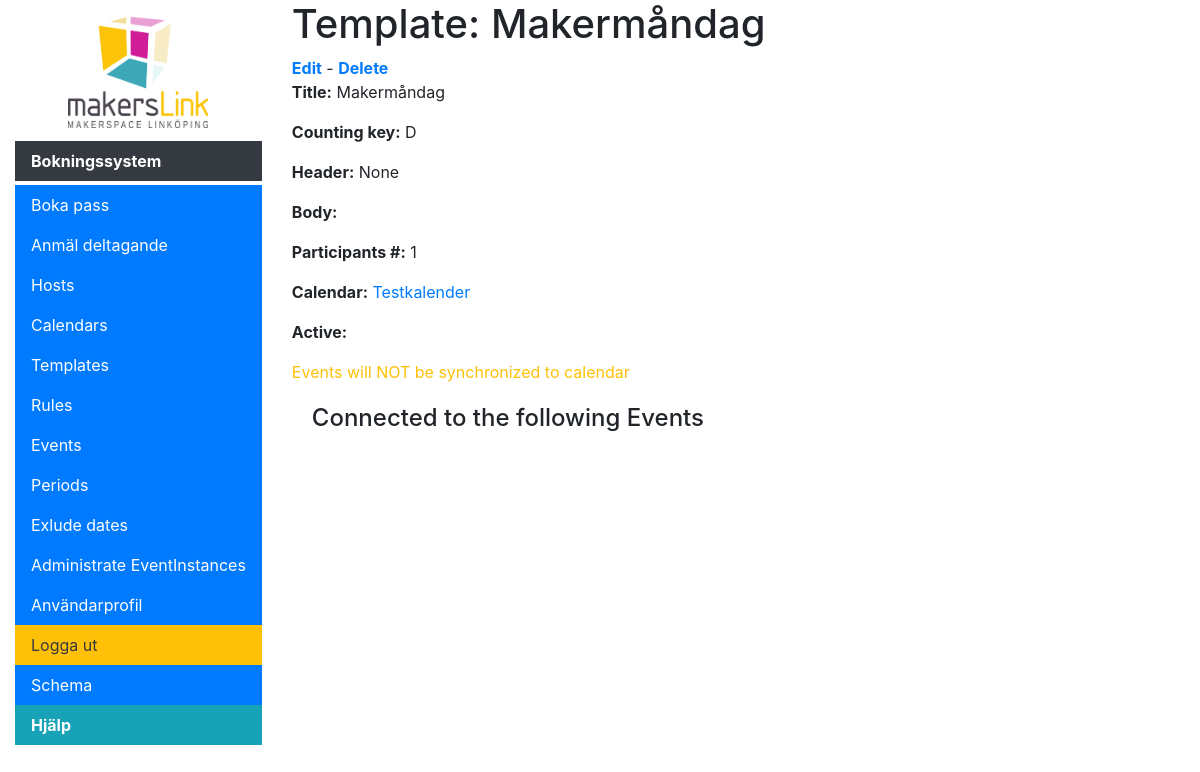
The app's page /scheduler/template/1 (signed in) with its own data.
### scheduler/models.py (models this page shows, shortened)
class EventTemplate(models.Model):
    name = models.CharField(max_length=50, help_text="Enter a human-friendly name for this template")
    count_key = models.CharField(max_length=1, help_text="Key displayed when counting participantcy", default = 'D')
    title = models.CharField(max_length=100, help_text="Enter title to be used for booking")
    header = models.CharField(max_length=200, help_text="Enter a, optional, header for the event to be inserted after the hosts name into the descriptionfield in the calendar event.", null=True, blank=True)
    body = models.TextField(max_length=1000, help_text="Enter a larger body of text to be inserted after the header in the description field in the calendar event", null=True, blank=True)
    num_participants = models.IntegerField(default = 0, help_text="Number of participants, -1 for infinite")
    calendar = models.ForeignKey('SchedulingCalendar', on_delete=models.SET_NULL, null=True, help_text="Select the calendar to sync events to.")
    synchronize = models.BooleanField(default=True, help_text="If active, scheduled events will be synced to Google calendar upon creation.")
    class Meta:
        ordering = ["name"]

class SchedulingCalendar(models.Model):
    TIMEZONES = (
        ("Europe/Stockholm", "Europe/Stockholm"),
    )
    id = models.UUIDField(primary_key=True, default=uuid.uuid4, editable=False, help_text="Unique ID for this calendar")
    name = models.CharField(max_length=50, help_text="Enter a human-friendly name for this Google Calendar")
    google_calendar_id = models.CharField(max_length=250, help_text="Enter a calendar id")
    service_account_username = models.CharField(max_length=250, help_text="Enter the username for the service account used")
    timezone = models.CharField(max_length=50, choices=TIMEZONES, help_text='Calendar timezone')
    service_account = models.FileField(storage=client_secret_fs, help_text='Upload client_secret json-file', null=True, blank=True)
    scope = models.TextField(default="https://www.googleapis.com/auth/calendar", help_text='Enter scope of api calls, change at your own risk')
    class Meta:
        ordering = ["name"]
    def get_absolute_url(self):
        return reverse('calendar-detail', args=[str(self.id)])
    def __str__(self):
        return self.name

### scheduler/views.py (the view)
# urls.py: path('template/<int:pk>', views.EventTemplateDetailView.as_view(), name='template-detail'),
class EventTemplateDetailView(UserIsStaffMixin, generic.DetailView):
    model = EventTemplate

### scheduler/context_processors.py (called while the page is built)
def extra_menu_processor(request):
    extra = {}
    if hasattr(settings, "MENU_TITLE"):
    	extra['menu_title'] = settings.MENU_TITLE
    if hasattr(settings, "LOGO"):
        extra['logo'] = settings.LOGO
    if hasattr(settings, "MENU_EXTRA"):
        extra['menu_extra'] = settings.MENU_EXTRA
    return extra

### scheduler/views.py (called while the page is built)
    def test_func(self):
        return self.request.user.is_staff

### scheduler/templates/scheduler/eventtemplate_detail.html (shortened to what this page needs)
{% extends "base_generic.html" %}
{% block content %}
  <h1>Template: {{ eventtemplate.name }}</h1>
  <strong class="text-success"><a href="{% url 'template-update' pk=eventtemplate.pk %}">Edit</a></strong> - <strong class="text-warning"><a href="{% url 'template-delete' pk=eventtemplate.pk %}">Delete</a></strong>
  <p><strong>Title:</strong> {{ eventtemplate.title }}</p>
  <p><strong>Counting key:</strong> {{ eventtemplate.count_key }}</p>
  <p><strong>Header:</strong> {{ eventtemplate.header }}</p>
  <p><strong>Body:</strong> {{ eventtemplate.body }}</p>
  <p><strong>Participants #:</strong> {{ eventtemplate.num_participants }}</p>
  <p><strong>Calendar:</strong> <a href="{{ eventtemplate.calendar.get_absolute_url }}">{{ eventtemplate.calendar }}</a></p>
  <p><strong>Active:</strong> {% if eventtemplate.synchronize %}<p class="text-success">Events will be synchronized to calendar{% else %}<p class="text-warning">Events will NOT be synchronized to calendar{% endif %}</p>
  <div style="margin-left:20px;margin-top:20px">
    <h4>Connected to the following Events</h4>
  </div>
{% endblock %}

### records on screen
EventTemplate: name "Makermåndag", title "Makermåndag", count_key "D", header "None", num_participants "1", calendar "Testkalender"

### other values on screen
{{ menu_title }} "Bokningssystem"
{{ menu_item.name }} "Schema" "Hjälp"
